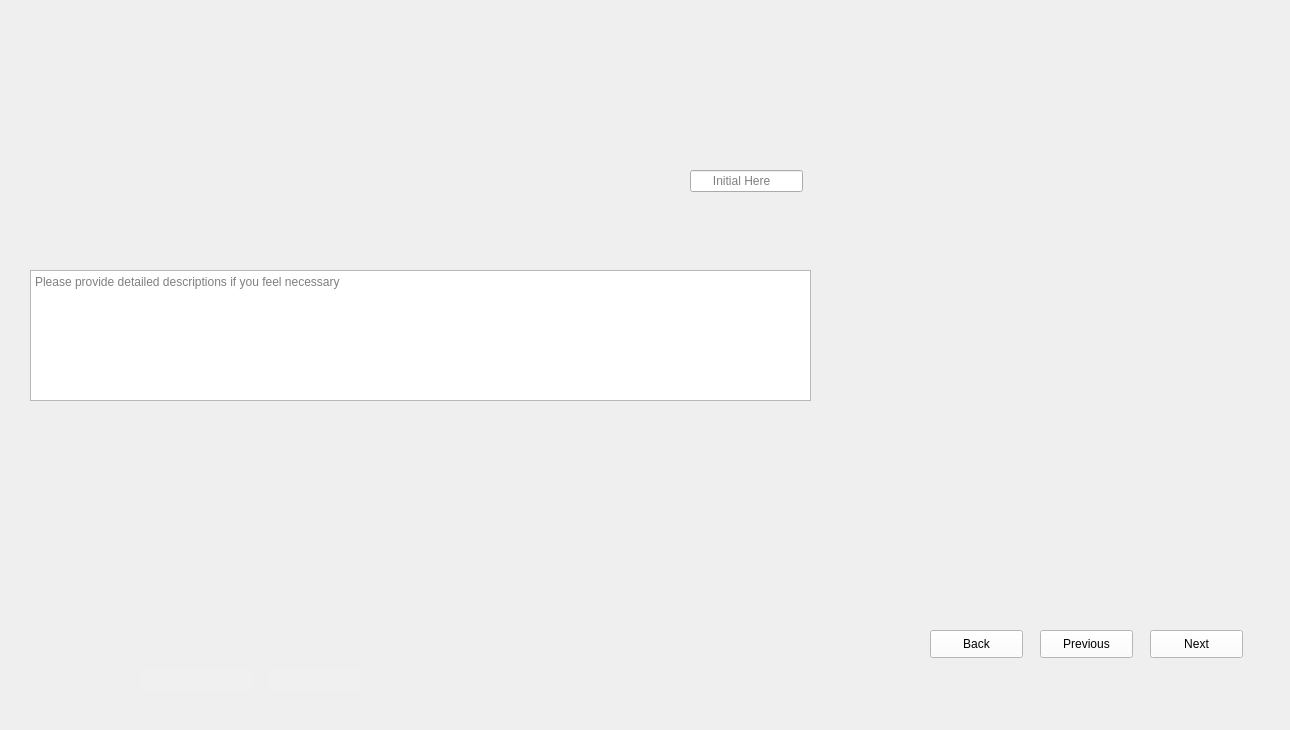
<?xml version="1.0" encoding="UTF-8"?>
<ui version="4.0">
 <class>Form</class>
 <widget class="QWidget" name="Form">
  <property name="geometry">
   <rect>
    <x>0</x>
    <y>0</y>
    <width>1290</width>
    <height>730</height>
   </rect>
  </property>
  <property name="windowTitle">
   <string>Form</string>
  </property>
  <widget class="QLabel" name="label">
   <property name="geometry">
    <rect>
     <x>0</x>
     <y>0</y>
     <width>1290</width>
     <height>730</height>
    </rect>
   </property>
   <property name="styleSheet">
    <string notr="true">background-image: url(:/images/images/Fill First Pillars_4.png);</string>
   </property>
   <property name="text">
    <string/>
   </property>
  </widget>
  <widget class="QLineEdit" name="lineEdit_Initials">
   <property name="geometry">
    <rect>
     <x>690</x>
     <y>170</y>
     <width>113</width>
     <height>22</height>
    </rect>
   </property>
   <property name="placeholderText">
    <string>      Initial Here</string>
   </property>
  </widget>
  <widget class="QTextEdit" name="textEdit_Comments">
   <property name="geometry">
    <rect>
     <x>30</x>
     <y>270</y>
     <width>781</width>
     <height>131</height>
    </rect>
   </property>
   <property name="placeholderText">
    <string>Please provide detailed descriptions if you feel necessary </string>
   </property>
  </widget>
  <widget class="QLineEdit" name="lineEdit_Dates">
   <property name="geometry">
    <rect>
     <x>140</x>
     <y>670</y>
     <width>113</width>
     <height>22</height>
    </rect>
   </property>
   <property name="styleSheet">
    <string notr="true">QLineEdit{
background-color: rgb(240, 240, 240);
border: none;
}</string>
   </property>
  </widget>
  <widget class="QLineEdit" name="lineEdit_Steps">
   <property name="geometry">
    <rect>
     <x>270</x>
     <y>670</y>
     <width>91</width>
     <height>22</height>
    </rect>
   </property>
   <property name="styleSheet">
    <string notr="true">QLineEdit{
background-color: rgb(240, 240, 240);
border: none;
}</string>
   </property>
  </widget>
  <widget class="QPushButton" name="pushButton_Next">
   <property name="geometry">
    <rect>
     <x>1150</x>
     <y>630</y>
     <width>93</width>
     <height>28</height>
    </rect>
   </property>
   <property name="styleSheet">
    <string notr="true">QPushButton{
background-color: rgb(255, 255, 255);
height: 35px;
}
QPushButton::hover{
background-color: rgb(0, 0, 255);
}
QPushButton:pressed{
padding-top:7px;
padding-top:7px;
}</string>
   </property>
   <property name="text">
    <string>Next</string>
   </property>
  </widget>
  <widget class="QPushButton" name="pushButton_Previous">
   <property name="geometry">
    <rect>
     <x>1040</x>
     <y>630</y>
     <width>93</width>
     <height>28</height>
    </rect>
   </property>
   <property name="styleSheet">
    <string notr="true">QPushButton{
background-color: rgb(255, 255, 255);
height: 35px;
}
QPushButton::hover{
background-color: rgb(0, 0, 255);
}
QPushButton:pressed{
padding-top:7px;
padding-top:7px;
}</string>
   </property>
   <property name="text">
    <string>Previous</string>
   </property>
  </widget>
  <widget class="QPushButton" name="pushButton_Back">
   <property name="geometry">
    <rect>
     <x>930</x>
     <y>630</y>
     <width>93</width>
     <height>28</height>
    </rect>
   </property>
   <property name="styleSheet">
    <string notr="true">QPushButton{
background-color: rgb(255, 255, 255);
height: 35px;
}
QPushButton::hover{
background-color: rgb(0, 0, 255);
}
QPushButton:pressed{
padding-top:7px;
padding-top:7px;
}</string>
   </property>
   <property name="text">
    <string>Back</string>
   </property>
  </widget>
 </widget>
 <resources>
  <include location="D:/ECED4901SYPIIFiles/SNYProject/UI_design/LoginUI_Design/resource.qrc"/>
 </resources>
 <connections/>
</ui>
